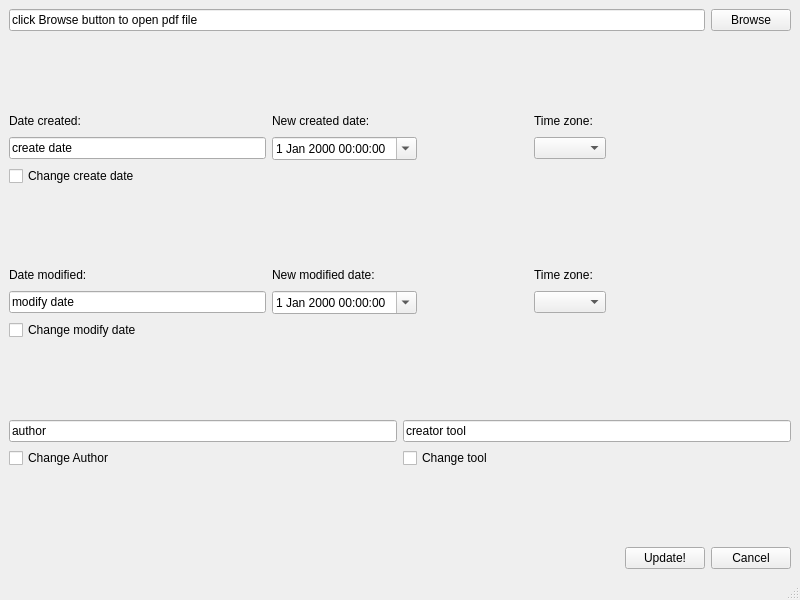
<?xml version="1.0" encoding="UTF-8"?>
<ui version="4.0">
 <class>MainWindow</class>
 <widget class="QMainWindow" name="MainWindow">
  <property name="geometry">
   <rect>
    <x>0</x>
    <y>0</y>
    <width>800</width>
    <height>600</height>
   </rect>
  </property>
  <property name="windowTitle">
   <string>MainWindow</string>
  </property>
  <widget class="QWidget" name="centralwidget">
   <layout class="QGridLayout" name="gridLayout_5">
    <item row="0" column="0">
     <layout class="QVBoxLayout" name="verticalLayout_3">
      <item>
       <layout class="QGridLayout" name="gridLayout_3">
        <item row="0" column="0">
         <widget class="QLineEdit" name="LEfilePath">
          <property name="text">
           <string>click Browse button to open pdf file</string>
          </property>
          <property name="readOnly">
           <bool>true</bool>
          </property>
         </widget>
        </item>
        <item row="0" column="1">
         <widget class="QPushButton" name="pbBrowse">
          <property name="text">
           <string>Browse</string>
          </property>
         </widget>
        </item>
       </layout>
      </item>
      <item>
       <spacer name="verticalSpacer_2">
        <property name="orientation">
         <enum>Qt::Vertical</enum>
        </property>
        <property name="sizeHint" stdset="0">
         <size>
          <width>20</width>
          <height>40</height>
         </size>
        </property>
       </spacer>
      </item>
      <item>
       <layout class="QGridLayout" name="gridLayout">
        <property name="sizeConstraint">
         <enum>QLayout::SetNoConstraint</enum>
        </property>
        <item row="0" column="1">
         <layout class="QHBoxLayout" name="horizontalLayout_2">
          <item>
           <widget class="QLabel" name="label_2">
            <property name="text">
             <string>New created date:</string>
            </property>
           </widget>
          </item>
          <item>
           <spacer name="horizontalSpacer_2">
            <property name="orientation">
             <enum>Qt::Horizontal</enum>
            </property>
            <property name="sizeHint" stdset="0">
             <size>
              <width>40</width>
              <height>20</height>
             </size>
            </property>
           </spacer>
          </item>
         </layout>
        </item>
        <item row="0" column="2">
         <layout class="QHBoxLayout" name="horizontalLayout_3">
          <item>
           <widget class="QLabel" name="label_3">
            <property name="text">
             <string>Time zone:</string>
            </property>
           </widget>
          </item>
          <item>
           <spacer name="horizontalSpacer_4">
            <property name="orientation">
             <enum>Qt::Horizontal</enum>
            </property>
            <property name="sizeHint" stdset="0">
             <size>
              <width>40</width>
              <height>20</height>
             </size>
            </property>
           </spacer>
          </item>
         </layout>
        </item>
        <item row="1" column="2">
         <layout class="QHBoxLayout" name="horizontalLayout_7">
          <item>
           <widget class="QComboBox" name="CBzoneCreateD"/>
          </item>
          <item>
           <spacer name="horizontalSpacer_3">
            <property name="orientation">
             <enum>Qt::Horizontal</enum>
            </property>
            <property name="sizeHint" stdset="0">
             <size>
              <width>40</width>
              <height>20</height>
             </size>
            </property>
           </spacer>
          </item>
         </layout>
        </item>
        <item row="1" column="1">
         <layout class="QHBoxLayout" name="horizontalLayout_6">
          <item>
           <widget class="QDateTimeEdit" name="DTcreateDate">
            <property name="sizePolicy">
             <sizepolicy hsizetype="Expanding" vsizetype="Fixed">
              <horstretch>0</horstretch>
              <verstretch>0</verstretch>
             </sizepolicy>
            </property>
            <property name="calendarPopup">
             <bool>true</bool>
            </property>
           </widget>
          </item>
          <item>
           <spacer name="horizontalSpacer_5">
            <property name="orientation">
             <enum>Qt::Horizontal</enum>
            </property>
            <property name="sizeHint" stdset="0">
             <size>
              <width>40</width>
              <height>20</height>
             </size>
            </property>
           </spacer>
          </item>
         </layout>
        </item>
        <item row="1" column="0">
         <layout class="QHBoxLayout" name="horizontalLayout_5">
          <item>
           <widget class="QLineEdit" name="LEcreateDate">
            <property name="sizePolicy">
             <sizepolicy hsizetype="Expanding" vsizetype="Fixed">
              <horstretch>0</horstretch>
              <verstretch>0</verstretch>
             </sizepolicy>
            </property>
            <property name="text">
             <string>create date</string>
            </property>
            <property name="readOnly">
             <bool>true</bool>
            </property>
           </widget>
          </item>
         </layout>
        </item>
        <item row="2" column="0">
         <widget class="QCheckBox" name="CBcreateDate">
          <property name="text">
           <string>Change create date</string>
          </property>
          <property name="checked">
           <bool>false</bool>
          </property>
         </widget>
        </item>
        <item row="0" column="0">
         <layout class="QHBoxLayout" name="horizontalLayout">
          <property name="sizeConstraint">
           <enum>QLayout::SetNoConstraint</enum>
          </property>
          <item>
           <widget class="QLabel" name="label">
            <property name="text">
             <string>Date created:</string>
            </property>
           </widget>
          </item>
          <item>
           <spacer name="horizontalSpacer">
            <property name="orientation">
             <enum>Qt::Horizontal</enum>
            </property>
            <property name="sizeHint" stdset="0">
             <size>
              <width>40</width>
              <height>20</height>
             </size>
            </property>
           </spacer>
          </item>
         </layout>
        </item>
       </layout>
      </item>
      <item>
       <spacer name="verticalSpacer_3">
        <property name="orientation">
         <enum>Qt::Vertical</enum>
        </property>
        <property name="sizeHint" stdset="0">
         <size>
          <width>20</width>
          <height>40</height>
         </size>
        </property>
       </spacer>
      </item>
      <item>
       <layout class="QGridLayout" name="gridLayout_2">
        <item row="2" column="2">
         <layout class="QHBoxLayout" name="horizontalLayout_13">
          <item>
           <widget class="QLabel" name="label_6">
            <property name="text">
             <string>Time zone:</string>
            </property>
           </widget>
          </item>
          <item>
           <spacer name="horizontalSpacer_13">
            <property name="orientation">
             <enum>Qt::Horizontal</enum>
            </property>
            <property name="sizeHint" stdset="0">
             <size>
              <width>40</width>
              <height>20</height>
             </size>
            </property>
           </spacer>
          </item>
         </layout>
        </item>
        <item row="2" column="0">
         <layout class="QHBoxLayout" name="horizontalLayout_9">
          <item>
           <widget class="QLabel" name="label_4">
            <property name="text">
             <string>Date modified:</string>
            </property>
           </widget>
          </item>
          <item>
           <spacer name="horizontalSpacer_8">
            <property name="orientation">
             <enum>Qt::Horizontal</enum>
            </property>
            <property name="sizeHint" stdset="0">
             <size>
              <width>40</width>
              <height>20</height>
             </size>
            </property>
           </spacer>
          </item>
         </layout>
        </item>
        <item row="3" column="1">
         <layout class="QHBoxLayout" name="horizontalLayout_12">
          <item>
           <widget class="QDateTimeEdit" name="DTmodDate">
            <property name="calendarPopup">
             <bool>true</bool>
            </property>
           </widget>
          </item>
          <item>
           <spacer name="horizontalSpacer_12">
            <property name="orientation">
             <enum>Qt::Horizontal</enum>
            </property>
            <property name="sizeHint" stdset="0">
             <size>
              <width>40</width>
              <height>20</height>
             </size>
            </property>
           </spacer>
          </item>
         </layout>
        </item>
        <item row="3" column="2">
         <layout class="QHBoxLayout" name="horizontalLayout_11">
          <item>
           <widget class="QComboBox" name="CBzoneModD"/>
          </item>
          <item>
           <spacer name="horizontalSpacer_14">
            <property name="orientation">
             <enum>Qt::Horizontal</enum>
            </property>
            <property name="sizeHint" stdset="0">
             <size>
              <width>40</width>
              <height>20</height>
             </size>
            </property>
           </spacer>
          </item>
         </layout>
        </item>
        <item row="4" column="0">
         <widget class="QCheckBox" name="CBmodDate">
          <property name="text">
           <string>Change modify date</string>
          </property>
          <property name="checked">
           <bool>false</bool>
          </property>
         </widget>
        </item>
        <item row="2" column="1">
         <layout class="QHBoxLayout" name="horizontalLayout_10">
          <item>
           <widget class="QLabel" name="label_5">
            <property name="text">
             <string>New modified date:</string>
            </property>
           </widget>
          </item>
          <item>
           <spacer name="horizontalSpacer_9">
            <property name="orientation">
             <enum>Qt::Horizontal</enum>
            </property>
            <property name="sizeHint" stdset="0">
             <size>
              <width>40</width>
              <height>20</height>
             </size>
            </property>
           </spacer>
          </item>
         </layout>
        </item>
        <item row="3" column="0">
         <layout class="QHBoxLayout" name="horizontalLayout_8">
          <item>
           <widget class="QLineEdit" name="LEmodifyDate">
            <property name="text">
             <string>modify date</string>
            </property>
            <property name="readOnly">
             <bool>true</bool>
            </property>
           </widget>
          </item>
         </layout>
        </item>
       </layout>
      </item>
      <item>
       <spacer name="verticalSpacer_4">
        <property name="orientation">
         <enum>Qt::Vertical</enum>
        </property>
        <property name="sizeHint" stdset="0">
         <size>
          <width>20</width>
          <height>40</height>
         </size>
        </property>
       </spacer>
      </item>
      <item>
       <layout class="QHBoxLayout" name="horizontalLayout_4">
        <item>
         <layout class="QVBoxLayout" name="verticalLayout">
          <item>
           <widget class="QLineEdit" name="LEauthor">
            <property name="text">
             <string>author</string>
            </property>
           </widget>
          </item>
          <item>
           <widget class="QCheckBox" name="CBAuthor">
            <property name="text">
             <string>Change Author</string>
            </property>
            <property name="checked">
             <bool>false</bool>
            </property>
           </widget>
          </item>
         </layout>
        </item>
        <item>
         <layout class="QVBoxLayout" name="verticalLayout_2">
          <item>
           <widget class="QLineEdit" name="LEtool">
            <property name="text">
             <string>creator tool</string>
            </property>
           </widget>
          </item>
          <item>
           <widget class="QCheckBox" name="CBTool">
            <property name="text">
             <string>Change tool</string>
            </property>
            <property name="checked">
             <bool>false</bool>
            </property>
           </widget>
          </item>
         </layout>
        </item>
       </layout>
      </item>
      <item>
       <spacer name="verticalSpacer">
        <property name="orientation">
         <enum>Qt::Vertical</enum>
        </property>
        <property name="sizeHint" stdset="0">
         <size>
          <width>20</width>
          <height>40</height>
         </size>
        </property>
       </spacer>
      </item>
      <item>
       <layout class="QGridLayout" name="gridLayout_4">
        <item row="0" column="2">
         <widget class="QPushButton" name="pbCancel">
          <property name="text">
           <string>Cancel</string>
          </property>
         </widget>
        </item>
        <item row="0" column="1">
         <widget class="QPushButton" name="pbUpdate">
          <property name="text">
           <string>Update!</string>
          </property>
         </widget>
        </item>
        <item row="0" column="0">
         <spacer name="horizontalSpacer_6">
          <property name="orientation">
           <enum>Qt::Horizontal</enum>
          </property>
          <property name="sizeHint" stdset="0">
           <size>
            <width>40</width>
            <height>20</height>
           </size>
          </property>
         </spacer>
        </item>
       </layout>
      </item>
     </layout>
    </item>
   </layout>
  </widget>
  <widget class="QMenuBar" name="menubar">
   <property name="geometry">
    <rect>
     <x>0</x>
     <y>0</y>
     <width>800</width>
     <height>26</height>
    </rect>
   </property>
  </widget>
  <widget class="QStatusBar" name="statusbar"/>
 </widget>
 <resources/>
 <connections/>
</ui>
